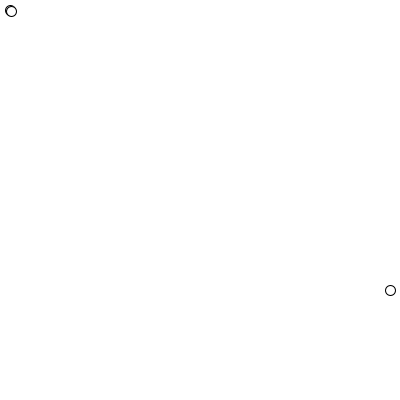
Frame 1 (no input)
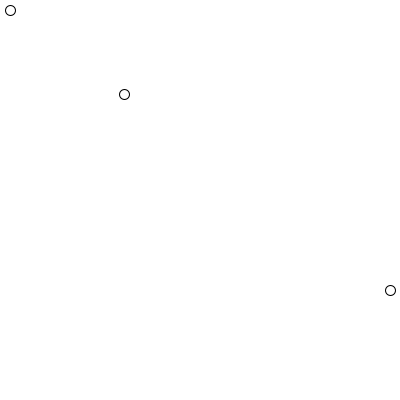
Frame 60 (the mouse pressed at the canvas centre just before this capture)
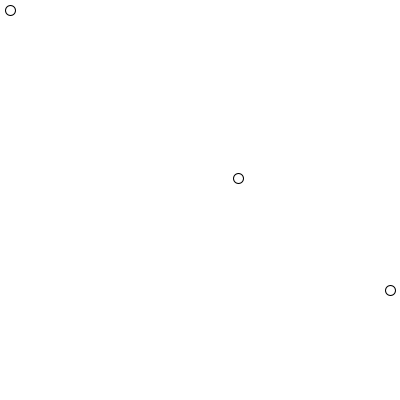
Frame 120 (the mouse held since frame 60 and released just before this capture)

The Processing sketch that drew these frames (run headless with seeded random() and noise(); from frame 60 on, the mouse is pressed at the canvas centre):

// Processing sketch: week03_06b_lerp_frameCount
// ── week03_06b_lerp_frameCount.pde
//week03_06b_lerp_frameCount
void setup(){
 size(400,400); 
}
float startX=10,startY=10;
float stopX=390,stopY=290;
void draw(){
 background(255);
 ellipse(startX,startY,10,10);
 ellipse(stopX,stopY,10,10);
 //lerp()可以做內插,要給他0.0-0.1之間的數
 float midX=lerp(startX,stopX,frameCount/200.0);
 float midY=lerp(startY,stopY,frameCount/200.0);
 //frameCount是第幾個frame 1小時=60分,1分60秒
 ellipse(midX,midY,10,10);
}
